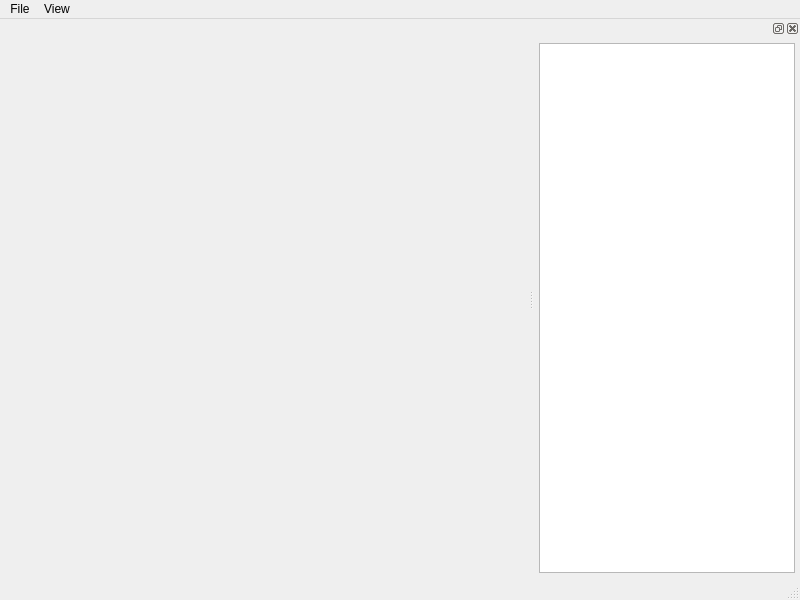
<?xml version="1.0" encoding="UTF-8"?>
<ui version="4.0">
 <class>MainWindow</class>
 <widget class="QMainWindow" name="MainWindow">
  <property name="geometry">
   <rect>
    <x>0</x>
    <y>0</y>
    <width>800</width>
    <height>600</height>
   </rect>
  </property>
  <property name="windowTitle">
   <string>MainWindow</string>
  </property>
  <widget class="QWidget" name="centralwidget"/>
  <widget class="QMenuBar" name="menubar">
   <property name="geometry">
    <rect>
     <x>0</x>
     <y>0</y>
     <width>800</width>
     <height>26</height>
    </rect>
   </property>
   <widget class="QMenu" name="menuFile">
    <property name="title">
     <string>File</string>
    </property>
    <addaction name="actionOpen"/>
    <addaction name="actionClose"/>
    <addaction name="separator"/>
    <addaction name="actionExit"/>
   </widget>
   <widget class="QMenu" name="menuView">
    <property name="title">
     <string>View</string>
    </property>
    <addaction name="actionPrevious"/>
    <addaction name="actionNext"/>
    <addaction name="actionFirst"/>
    <addaction name="actionLast"/>
   </widget>
   <addaction name="menuFile"/>
   <addaction name="menuView"/>
  </widget>
  <widget class="QStatusBar" name="statusbar"/>
  <widget class="QDockWidget" name="dockMetaInfo">
   <property name="floating">
    <bool>false</bool>
   </property>
   <attribute name="dockWidgetArea">
    <number>2</number>
   </attribute>
   <widget class="QWidget" name="dockWidgetContents">
    <layout class="QHBoxLayout" name="horizontalLayout">
     <property name="leftMargin">
      <number>5</number>
     </property>
     <property name="topMargin">
      <number>5</number>
     </property>
     <property name="rightMargin">
      <number>5</number>
     </property>
     <property name="bottomMargin">
      <number>5</number>
     </property>
     <item>
      <widget class="QTreeView" name="imageMetaInfoView"/>
     </item>
    </layout>
   </widget>
  </widget>
  <action name="actionOpen">
   <property name="text">
    <string>Open</string>
   </property>
   <property name="shortcut">
    <string>Ctrl+O</string>
   </property>
  </action>
  <action name="actionClose">
   <property name="text">
    <string>Close</string>
   </property>
  </action>
  <action name="actionExit">
   <property name="text">
    <string>Exit</string>
   </property>
  </action>
  <action name="actionNext">
   <property name="text">
    <string>Next</string>
   </property>
   <property name="shortcut">
    <string>Down</string>
   </property>
  </action>
  <action name="actionPrevious">
   <property name="text">
    <string>Previous</string>
   </property>
   <property name="shortcut">
    <string>Up</string>
   </property>
  </action>
  <action name="actionFirst">
   <property name="text">
    <string>First</string>
   </property>
   <property name="shortcut">
    <string>Home</string>
   </property>
  </action>
  <action name="actionLast">
   <property name="text">
    <string>Last</string>
   </property>
   <property name="shortcut">
    <string>End</string>
   </property>
  </action>
 </widget>
 <resources/>
 <connections/>
</ui>
